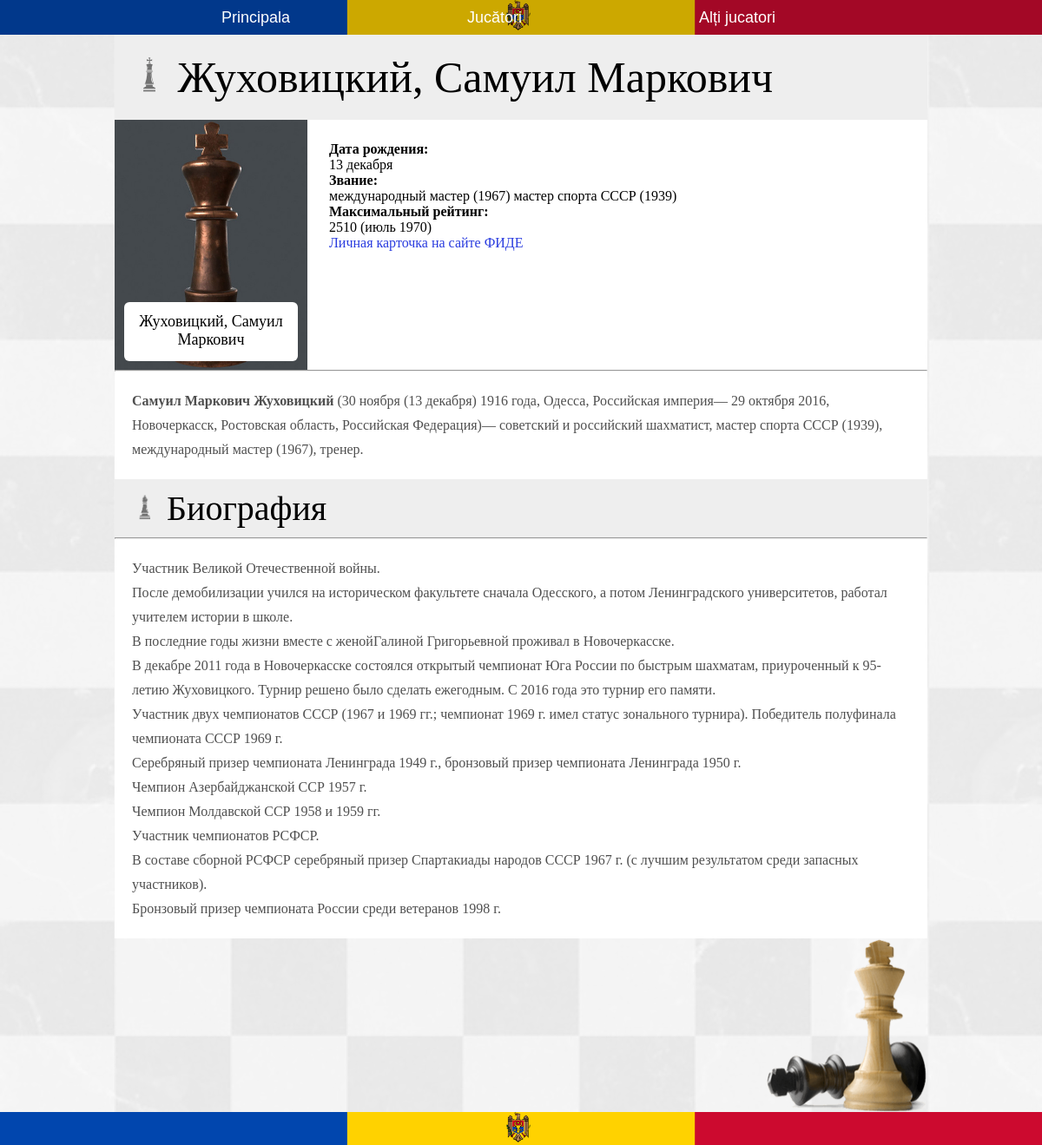
Screenshot of /player/Жуховицкий, Самуил Маркович with the database file from the repository.
### myproject/models.py (models this page shows, shortened)
class Sahisti(db.Model):
    __tablename__ = 'sahisti'
    name = db.Column(db.String, unique=True, nullable=False)
    sex = db.Column(db.String)
    dob = db.Column(db.String)
    place_dob = db.Column(db.String)
    title = db.Column(db.String)
    max_rating = db.Column(db.String)
    actual_rating = db.Column(db.String)
    fide_link = db.Column(db.String)
    id = db.Column(db.Integer, primary_key=True)
    have_img = db.Column(db.Boolean)

class ContentSahisti(db.Model):
    __tablename__ = 'content_sah'
    name = db.Column(db.String, unique=True, nullable=False)
    main = db.Column(db.String)
    biography = db.Column(db.String)
    family = db.Column(db.String)
    sport_carrier = db.Column(db.String)
    personal_life = db.Column(db.String)
    id = db.Column(db.Integer, primary_key=True)

### myproject/sahisti/views.py (the view)
@sah.route('/player/<name>')
def player(name):
    sahist_content = ContentSahisti.query.filter_by(name=name).first()
    sahist = Sahisti.query.filter_by(name=name).first()
    return render_template('player.html', sahist=sahist, sahist_content=sahist_content)

### myproject/templates/player.html (shortened to what this page needs)
{% extends 'base.html' %}
{% block content %}
<div class="container-jucatori">
  <div class="second-continer-jucatori grey">
    <h1 class="section-title">
      <img class='chess-figure chess-figure-big' src="{{url_for('static', filename='img/icons/rege.png')}}" alt="">
      {{sahist.name}}
    </h1>
    <section>
      <div class="card big-card section-card">
        <div class="frame big-frame">
          {% if sahist.have_img == True %}
          <img src="{{url_for('static', filename='img/sahisti/' + sahist.name + '.jpg' )}}" alt="photo" class="photo">
          {% else %}
          {% if sahist.sex == 'Male' %}
          <img src="{{url_for('static', filename='img/sahisti/king_for_photo.jpg')}}" alt="male" class="photo">
          {% else %}
          <img src="{{url_for('static', filename='img/sahisti/queen_for_photo.jpg')}}" alt="female" class="photo">
          {% endif %}
          {% endif %}
          <a href="#" class="name">{{sahist.name}}</a>
        </div>
        <div class="details big-details">
          {% if sahist.dob %}
          <div class="date">
            <span class="bold">Дата рождения:</span><br>
              {{sahist.dob}}
          </div>
          {% endif %}
          {% if sahist.title %}
          <div class="m-title">
            <span class="bold">Звание:</span><br>
              {{sahist.title}}
          </div>
          {% endif %}
          {% if sahist.max_rating %}
          <div class="max-raiting">
            <span class="bold">Максимальный рейтинг:</span><br>
              {{sahist.max_rating}}
          </div>
          {% endif %}
          {% if sahist.fide_link %}
          <a href="{{sahist.fide_link}}" class="fide_link">Личная карточка на сайте ФИДЕ</a>
          {% endif %}
        </div>
      </div>
    </section>
    <section>
      <hr>
      <div class="section-content">
        {{sahist_content.main | safe }}
      </div>
    </section>
    <section>
      {% if sahist_content.biography %}
      <h2 class="section-title">
        <img class='chess-figure' src="{{url_for('static', filename='img/icons/nebun.png')}}" alt="nebun">
        Биография
      </h2><hr>
      <div class="section-content">
        {{sahist_content.biography | safe }}
      </div>
        {% endif %}
    </section>
  </div>
  <div class="corner-img">
    <img src="{{url_for('static', filename='img/corner-img.png')}}" alt="chess">
  </div>
</div>
{% endblock %}

### myproject/static/main.css (style rules this page uses)
* { padding: 0; margin: 0; box-sizing: border-box; }
img { display: block; }
body { width: 100%; }
.board { position: relative; z-index: 1; }
.board:after { content: ""; position: absolute; top: 0; left: 0; width: 100%; min-height: 100vh; height: 100%; opacity: .1; z-index: -1; background: url('img/board.jpg') center center; background-size: cover; }
.container-jucatori { position: relative; min-height: calc(100vh - 70px); width: 78%; margin: 0 auto; padding-bottom: 200px; }
.second-continer-jucatori { display: flex; justify-content: space-between; flex-wrap: wrap; }
h1 { font-family: Tenor Sans; font-size: 40px; font-style: normal; font-weight: 400; padding: 20px; }
.card { background: #fff; overflow: hidden; filter: drop-shadow(5px 5px 3px rgba(0, 0, 0, 0.3)); margin-bottom: 20px; }
.frame { position: relative; width: 18.5vw; height: 24vw; overflow: hidden; }
.frame img { position: absolute; width: 100%; height: 100%; object-fit: cover; }
.details { display: none; }
.name { position: absolute; bottom: 10px; border-radius: 6px; background-color: #fff; width: 90%; margin: 0 5%; padding: 12px 8px 14px; text-decoration: none; color: #000; font-family: Tenor Sans; font-size: 18px; text-align: center; }
.big-card { width: 100%; display: flex; }
.big-details { display: block; padding: 25px; }
.big-frame { overflow: hidden; }
.bold { font-weight: 700; }
.fide_link { color: #2a3cdf; text-decoration: none; }
.corner-img { position: absolute; bottom: 0; right: 0; }
.corner-img img { max-height: 200px; }
section { width: 100%; }
.section-title { font-family: Tenor Sans; font-style: normal; font-weight: 400; }
h1.section-title { font-size: 50px; }
h2.section-title { font-size: 40px; margin-left: 10px; padding: 10px; }
.chess-figure { display: inline-block; width: 30px; height: 30px; margin: 3px 0px 0; }
.chess-figure-big { width: 40px; height: 40px; }
.grey { background-color: #EEE; }
.section-card { width: 100%; margin: 0; font-size: 16px; filter: drop-shadow(0px 0px 0px rgba(0, 0, 0, 0)); }
.section-content { background-color: #fff; color: #4F4F4F; font-family: Tenor Sans; font-size: 16px; font-style: normal; font-weight: 400; line-height: 28px; letter-spacing: 0em; text-align: left; padding: 20px; }
hr { color: #000; }

### rows the page displays
Sahisti: name "Жуховицкий, Самуил Маркович", dob "13 декабря", title "международный мастер (1967) мастер спорта СССР (1939)", max_rating "2510 (июль 1970)"
ContentSahisti: main "Самуил Маркович Жуховицкий (30 ноября (13 декабря) 1916 года, Одесса, Российская империя— 29 октября 2016, Новочеркасск, Ростовская область, Российская Федерация)— советский и российский шахматист, мастер спорта СССР (1939), международный мастер (1967), тренер.", biography "Участник Великой Отечественной войны. После демобилизации учился на историческом факультете сначала Одесского, а потом Ленинградского университетов, работал учителем истории в школе. В последние годы жизни вместе с женойГалиной Григорьевной проживал в Новочеркасске. В декабре 2011 года в Новочеркасске состоялся открытый чемпионат Юга России по быстрым шахматам, приуроченный к 95-летию Жуховицкого. Турнир решено было сделать ежегодным. С 2016 года это турнир его памяти. Участник двух чемпионатов СССР (1967 и 1969 гг.; чемпионат 1969 г. имел статус зонального турнира). Победитель полуфинала чемпионата СССР 1969 г. Серебряный призер чемпионата Ленинграда 1949 г., бронзовый призер чемпионата…"
